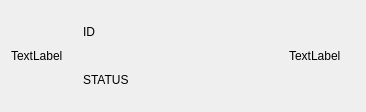
<?xml version="1.0" encoding="UTF-8"?>
<ui version="4.0">
 <class>FriendWidgetItem</class>
 <widget class="QWidget" name="FriendWidgetItem">
  <property name="geometry">
   <rect>
    <x>0</x>
    <y>0</y>
    <width>366</width>
    <height>112</height>
   </rect>
  </property>
  <property name="windowTitle">
   <string>FriendWidgetItem</string>
  </property>
  <layout class="QHBoxLayout" name="horizontalLayout" stretch="1,3,1">
   <item>
    <widget class="QLabel" name="label_profile">
     <property name="text">
      <string>TextLabel</string>
     </property>
    </widget>
   </item>
   <item>
    <layout class="QVBoxLayout" name="verticalLayout" stretch="1,1">
     <item>
      <widget class="QLabel" name="label_id">
       <property name="text">
        <string>ID</string>
       </property>
      </widget>
     </item>
     <item>
      <widget class="QLabel" name="label_status">
       <property name="text">
        <string>STATUS</string>
       </property>
      </widget>
     </item>
    </layout>
   </item>
   <item>
    <widget class="QLabel" name="label_game_">
     <property name="text">
      <string>TextLabel</string>
     </property>
    </widget>
   </item>
  </layout>
 </widget>
 <layoutdefault spacing="6" margin="11"/>
 <resources/>
 <connections/>
</ui>
